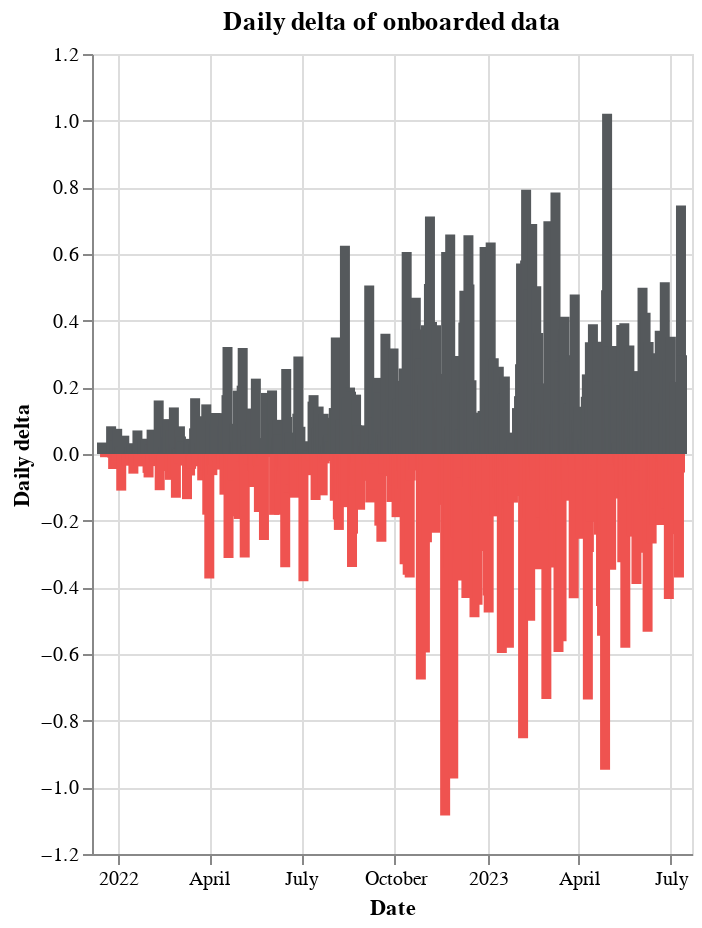

Here is the notebook cell this chart was saved with:
### Code cell
df["delta"] = df["onboarded_tibs"].diff()

# Color negative values red
alt.Chart(df).mark_bar().encode(
    x=alt.X("date:T", title="Date"),
    y=alt.Y("delta:Q", title="Daily delta"),
    color=alt.condition(
        alt.datum.delta > 0,
        alt.value("#55595c"),  # The positive color
        alt.value("#ef5350"),  # The negative color
    ),
    tooltip=["date:T", "delta:Q"],
).properties(
    width="container",
    height=400,
    title="Daily delta of onboarded data",
).interactive(
    bind_y=False
)

### Figure 1 — Vega-Lite specification as saved in the notebook (floating-point values rounded to 4 significant figures; data arrays with more than 128 entries replaced by an {"elided": "..."} marker saying what was removed)
{"config": {"view": {"continuousWidth": 300, "continuousHeight": 300}}, "data": {"name": "data-516002bc5feb612c41f5b7e21ba68303"}, "mark": {"type": "bar"}, "encoding": {"color": {"condition": {"test": "(datum.delta > 0)", "value": "#55595c"}, "value": "#ef5350"}, "tooltip": [{"field": "date", "type": "temporal"}, {"field": "delta", "type": "quantitative"}], "x": {"field": "date", "title": "Date", "type": "temporal"}, "y": {"field": "delta", "title": "Daily delta", "type": "quantitative"}}, "height": 400, "params": [{"name": "param_23", "select": {"type": "interval", "encodings": ["x"]}, "bind": "scales"}], "title": "Daily delta of onboarded data", "width": "container", "$schema": "https://vega.github.io/schema/vega-lite/v5.8.0.json", "datasets": {"data-516002bc5feb612c41f5b7e21ba68303": {"elided": "575 records"}}}
